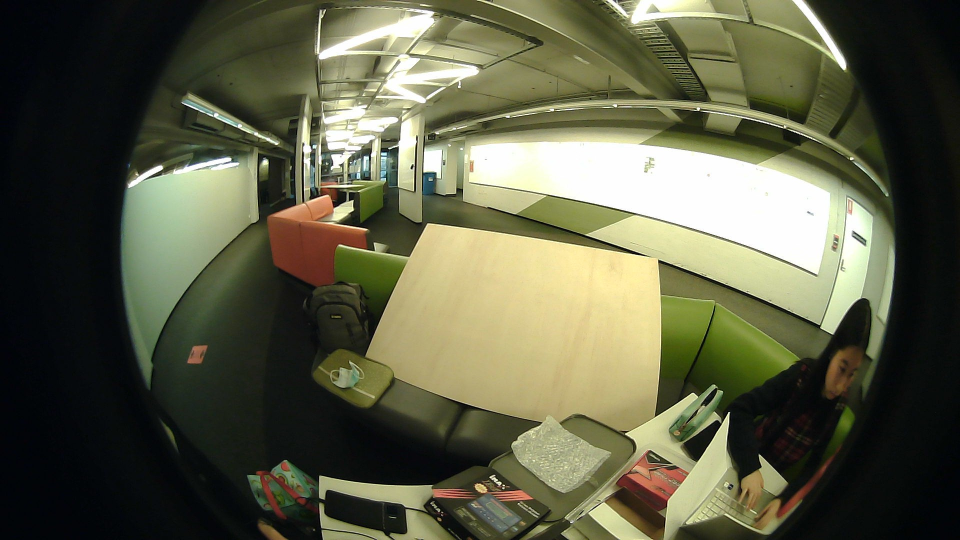
#> input picture Images/CameraTest.jpg, 1920 x 1080 px, given in place of the camera (shown at 1/2 size)
$ python 'ColorThresh copy.py'
#> lines starting #> are read from the running program, lines starting #| are printed output that depends on the picture; after the words box and inside, x2 and y2 are one past the last pixel; in counts of white or black regions, pixels touching at a corner belong together
#> further down, frameundistort is the input picture: shape (1080, 1920, 3); mean B, G, R 70.3, 93.7, 92.6
### Vision-Pipeline/cameracorrection.py
import cv2 as cv
import numpy as np
"""
Hard coded distortion coefficients and values for the Raspberry Pi Wide Angle camera
"""
dist_coeffs = np.array([-3.33440903e-01,  1.22459385e-01, -1.36736921e-03,  1.50750541e-04,
                        -2.10696063e-02])

camera_matrix = np.array([[240.84171937,   0, 343.73323286],
                            [   0, 240.38352732, 223.76385059],
                            [  0,            0,             1         ]])

optimised_camera_matrix = np.array([[240.46542358,   0,         343.19617006],
                                    [  0,   239.88273621, 223.29768298],
                                    [  0,           0,          1           ]])
roi = (0, 0, 639, 479)

def undistort(image) -> any:
    img_undistort = cv.undistort(image, camera_matrix, dist_coeffs, None, optimised_camera_matrix)
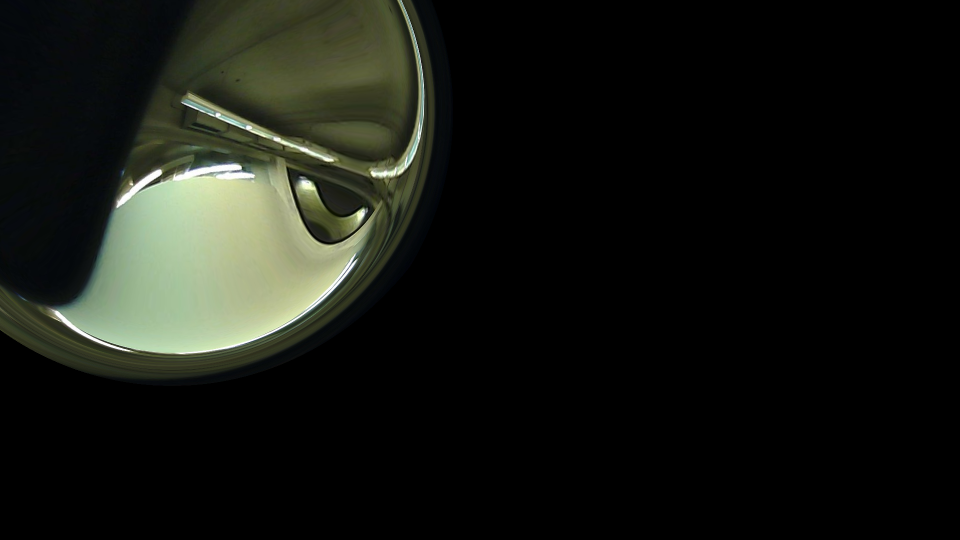
#> img_undistort: shape (1080, 1920, 3) (shown at 1/2 size); mean B, G, R 18.5, 24, 21.8
    x, y, w, h = roi
    cv.rectangle(img_undistort, (x,y), (x+w, y+h), (0,0,255), 2)
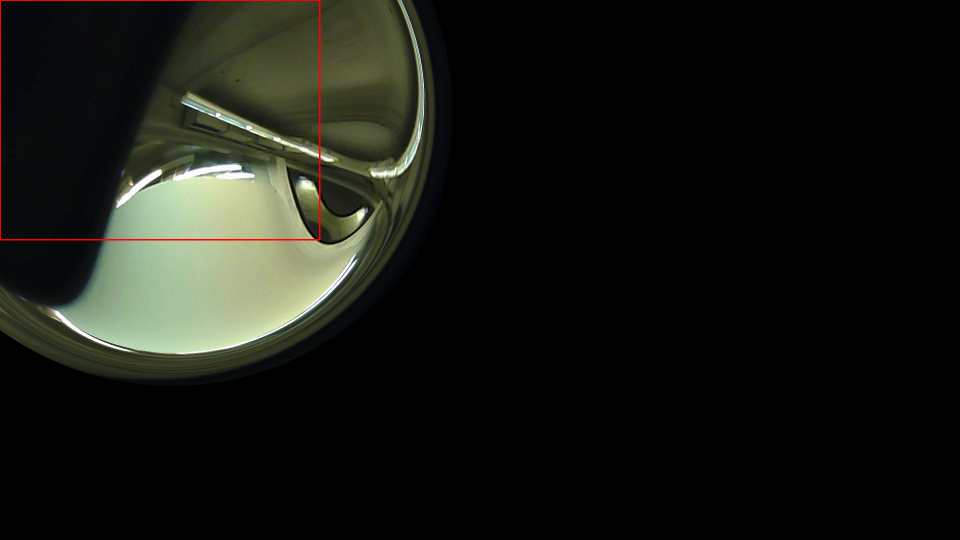
#> img_undistort: shape (1080, 1920, 3) (shown at 1/2 size); 0.27% of pixels changed, all inside (x1, y1, x2, y2) = (0, 0, 641, 481)
    img_undistort = img_undistort[y:y+h, x:x+w]
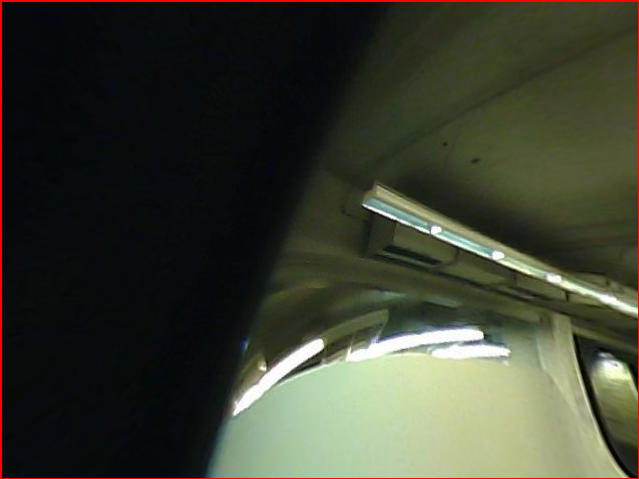
#> img_undistort: shape (479, 639, 3); mean B, G, R 48.8, 62.8, 59.6
    return img_undistort

# [15 lines left out: function main, not called in this run]

# [2 lines that do not run on import are left out]

### Vision-Pipeline/imageprocessing.py
import cv2 as cv
import numpy as np
import constants

#Some methods adapted from https://towardsdatascience.com/deeppicar-part-4-lane-following-via-opencv-737dd9e47c96

kernel = cv.getStructuringElement(cv.MORPH_RECT, (3,3))

#Thresholds based on HSV range
def thresholdImage(frameBGR, lowH, lowS, lowV, highH, highS, highV) :
    frame_HSV = cv.cvtColor(frameBGR, cv.COLOR_BGR2HSV)
    return cv.inRange(frame_HSV, (lowH, lowS, lowV), (highH, highS, highV))

#Removes noise from image
def openImage(frame):
    return cv.morphologyEx(frame, cv.MORPH_OPEN, kernel)

# [35 lines left out: functions region_of_interestMask, region_of_interest, not called in this run]

### Vision-Pipeline/ColorThresh copy.py
from __future__ import print_function
import cv2 as cv
import argparse
import cameracorrection
import imageprocessing

max_value = 255
max_value_H = 360//2
low_H = 34
low_S = 51
low_V = 93
high_H = 46
high_S = 255
high_V = 255
window_capture_name = 'Video Capture'
window_detection_name = 'Object Detection'
low_H_name = 'Low H'
low_S_name = 'Low S'
low_V_name = 'Low V'
high_H_name = 'High H'
high_S_name = 'High S'
high_V_name = 'High V'
# [42 lines left out: functions on_low_H_thresh_trackbar, on_high_H_thresh_trackbar, on_low_S_thresh_trackbar, on_high_S_thresh_trackbar, on_low_V_thresh_trackbar, on_high_V_thresh_trackbar and 1 more, not called in this run]

parser = argparse.ArgumentParser(description='Code for Thresholding Operations using inRange tutorial.')
parser.add_argument('--camera', help='Camera divide number.', default=0, type=int)
args = parser.parse_args()
#cap = cv.VideoCapture(args.camera)
cap = cv.VideoCapture(1)
#cap = cv.VideoCapture('Images/CorrectTape.mp4')
cv.namedWindow(window_capture_name)
cv.namedWindow(window_detection_name)
cv.createTrackbar(low_H_name, window_detection_name , low_H, max_value_H, on_low_H_thresh_trackbar)
cv.createTrackbar(high_H_name, window_detection_name , high_H, max_value_H, on_high_H_thresh_trackbar)
cv.createTrackbar(low_S_name, window_detection_name , low_S, max_value, on_low_S_thresh_trackbar)
cv.createTrackbar(high_S_name, window_detection_name , high_S, max_value, on_high_S_thresh_trackbar)
cv.createTrackbar(low_V_name, window_detection_name , low_V, max_value, on_low_V_thresh_trackbar)
cv.createTrackbar(high_V_name, window_detection_name , high_V, max_value, on_high_V_thresh_trackbar)
while True:

    ret, frameundistort = cap.read()
    if frameundistort is None:
        break
    #frame = rescaleFrame(frame, 0.4)
    frame = cameracorrection.undistort(frameundistort)


    frame_HSV = cv.cvtColor(frame, cv.COLOR_BGR2HSV)
#> frame_HSV: shape (479, 639, 3); mean H, S, V 65.2, 95.3, 66.5
    frame_threshold = cv.inRange(frame_HSV, (low_H, low_S, low_V), (high_H, high_S, high_V))
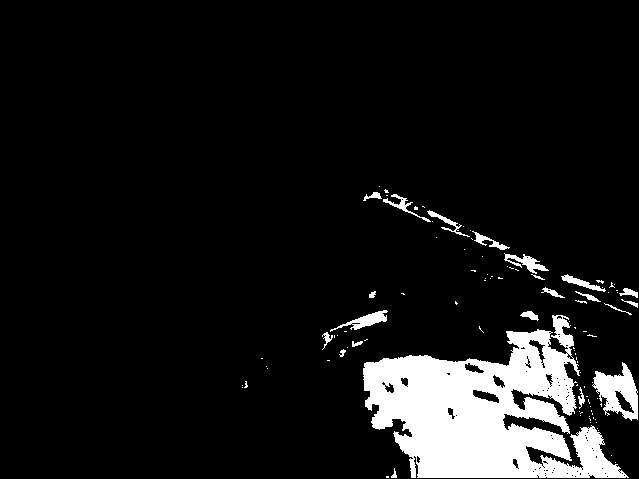
#> frame_threshold: shape (479, 639); 8.9% white; 101 white regions (79 under 20 px), largest, box (x1, y1, x2, y2) and area: (363, 315, 629, 478) 23184, (592, 362, 638, 421) 1399, (330, 310, 388, 332) 418
    cv.imshow(window_capture_name, frame)
    frame_opened = imageprocessing.openImage(frame_threshold)
#> in openImage, `return cv.morphologyEx(frame, cv.MORPH_OPEN, kernel)`:
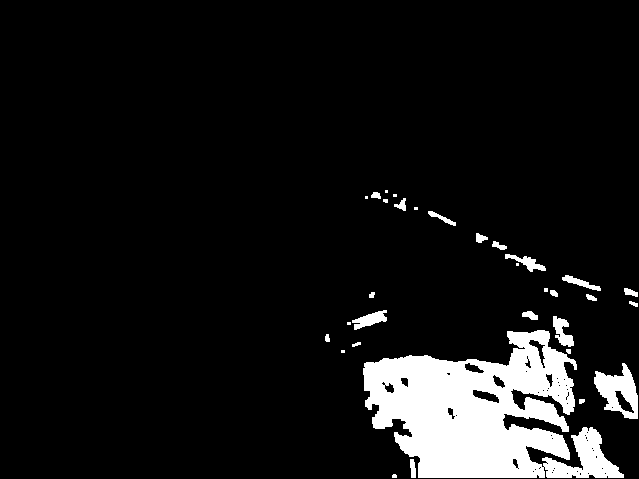
#> returned value: shape (479, 639); 8.5% white; 32 white regions (10 under 20 px), largest, box (x1, y1, x2, y2) and area: (363, 330, 624, 478) 22299, (594, 363, 638, 419) 1318, (352, 310, 387, 330) 353
    cv.imshow('opened', frame_opened)
    cv.imshow(window_detection_name, frame_threshold)

    key = cv.waitKey(30)
#> (key q is pressed here)
    if key == ord('q') or key == 27:
        break

$ run again, on Images/Cat.jpg
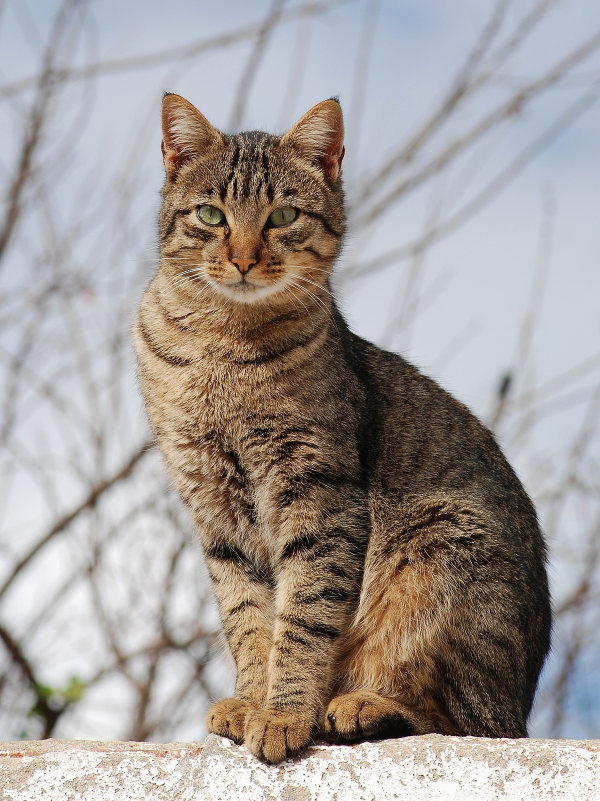
#> input picture Images/Cat.jpg, 1200 x 1602 px, given in place of the camera (shown at 1/2 size)
#> frameundistort is the input picture: shape (1602, 1200, 3); mean B, G, R 150.5, 154.8, 161.7
#> in undistort, `cv.rectangle(img_undistort, (x,y), (x+w, y+h), (0,0,255), 2)`:
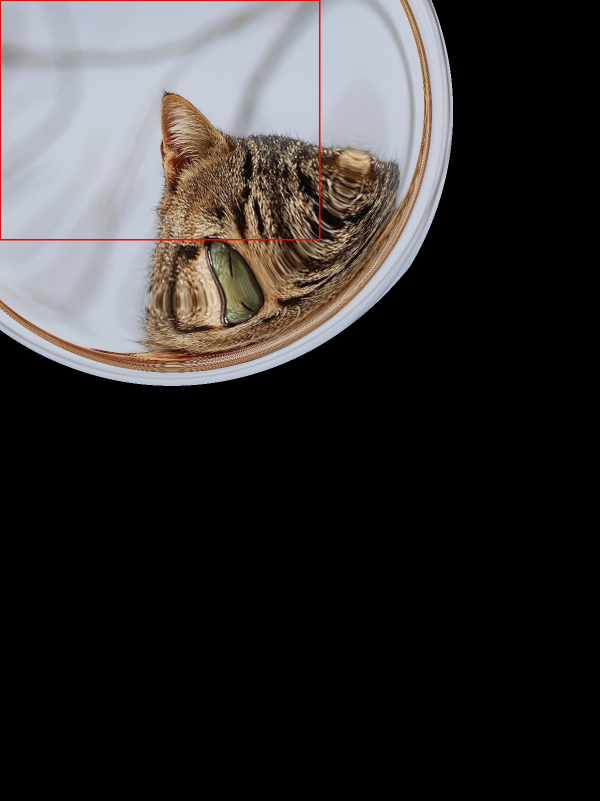
#> img_undistort: shape (1602, 1200, 3) (shown at 1/2 size); mean B, G, R 50.5, 50.9, 53.4
#> in undistort, `img_undistort = img_undistort[y:y+h, x:x+w]`:
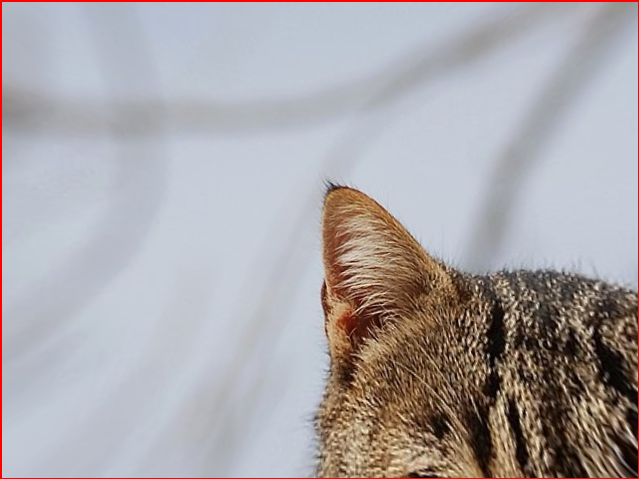
#> img_undistort: shape (479, 639, 3); mean B, G, R 169.5, 166.5, 171
#> frame_HSV: shape (479, 639, 3); mean H, S, V 86.5, 45.2, 183.2
#> frame_threshold: shape (479, 639); every value is 0
